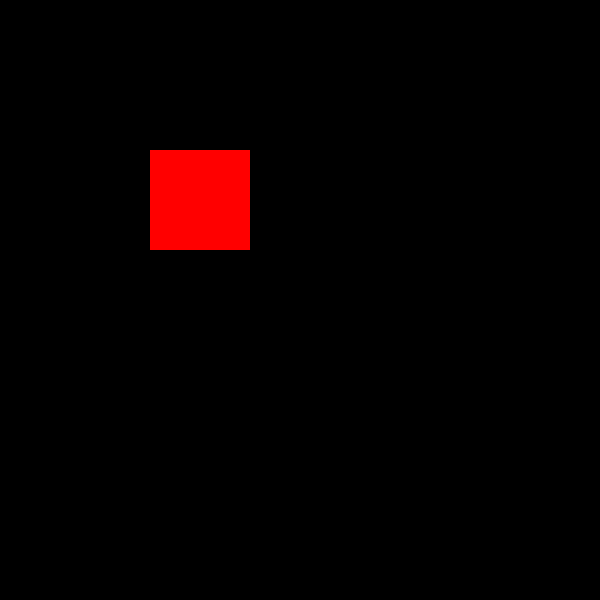
Frame 1 (no input)
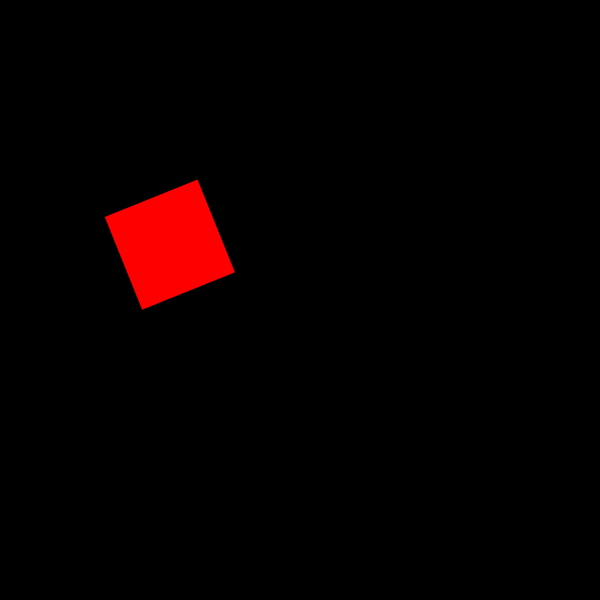
Frame 60 (the mouse pressed at the canvas centre just before this capture)
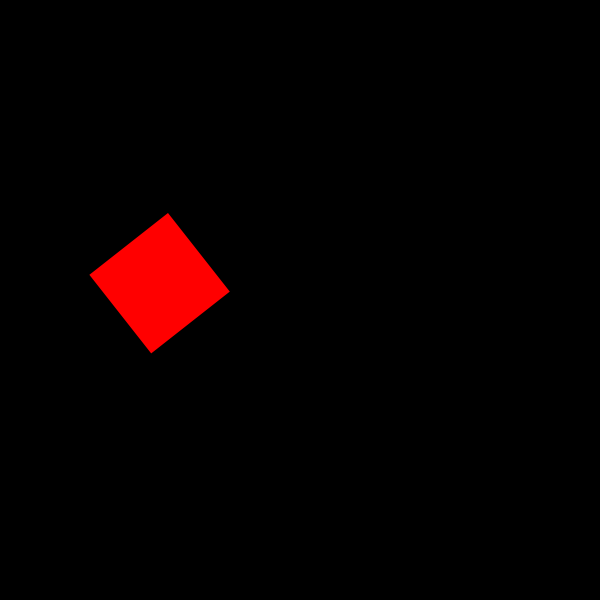
Frame 120 (the mouse held since frame 60 and released just before this capture)

The Processing sketch that drew these frames (run headless with seeded random() and noise(); from frame 60 on, the mouse is pressed at the canvas centre):

// Processing sketch: sketch_090831pracs
// ── sketch_090831pracs.pde
float angle=0.0;
void setup(){
size(600,600);
background(0);
noStroke();
smooth();
//frameRate(12);
}
void draw(){
fill(0,0,0,255);
rect(0,0,600,600);

translate(300,300);

fill(255,0,0);
rotate(angle);
rect(-150,-150,100,100);
angle+=0.1;

}
